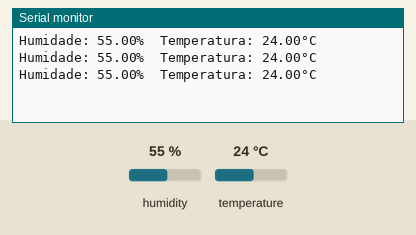
The sketch below on a simulated ESP32. Shown: the last lines printed to the serial monitor. The test bench sets the inputs (shaded band); at power-on: humidity 55 %, temperature 24 °C.

Above: at 3.8 s.
3.9 s: humidity set to 22 %
At 6.5 s:
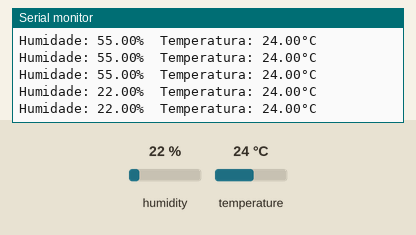
6.7 s: temperature set to 12 °C
At 8.4 s:
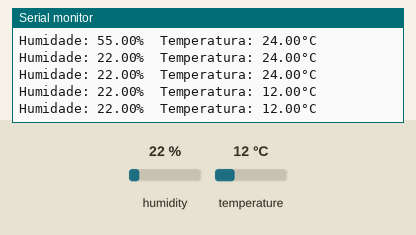
9.5 s: humidity set to 40 %
At 10.8 s:
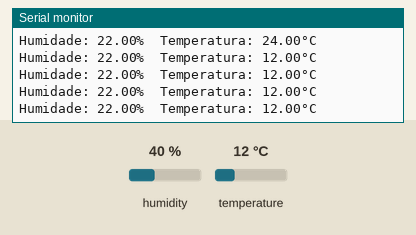
Timing chart, 0 to 12.5 s (numbered marks = the images above; inputs shaded):
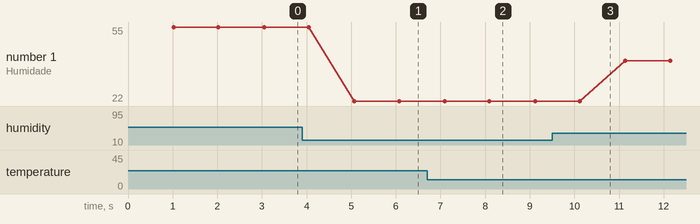

Measured:
- after the input at 3.9 s, the serial monitor: prints a new line after 1.2 s (image 1)
- after the input at 6.7 s, the serial monitor: prints a new line after 0.39 s (image 2)
- plotted number 1: 55 → 22 after the input at 3.9 s, 22 → 40 after the input at 9.5 s

The sketch:

Leitura_DHT11.ino
```cpp
#include "DHT.h"
#include "BluetoothSerial.h"

#define DHTPIN 4
#define DHTTYPE DHT11

DHT dht(DHTPIN, DHTTYPE);

void setup() {
  Serial.begin(9600);
  dht.begin();
}

void loop() {
  delay(1000);

  float h = dht.readHumidity();
  float t = dht.readTemperature();
  float f = dht.readTemperature(true);
  if (isnan(h) || isnan(t) || isnan(f)) {
    Serial.println(F("Failed to read from DHT sensor!"));
    return;
  }

  float hic = dht.computeHeatIndex(t, h, false);

  Serial.print(F("Humidade: "));
  Serial.print(h);
  Serial.print(F("%  Temperatura: "));
  Serial.print(t);
  Serial.println(F("°C "));
}
```
